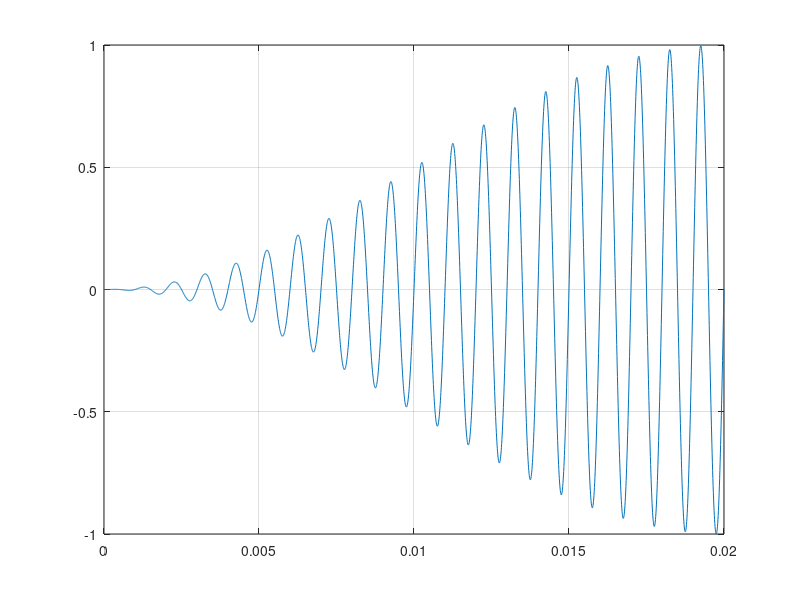

The MATLAB script that drew this image:
fs = 128000; %97656
fc = 1000;

% generate the flat stimulus
flat_len = .1;
flat_len = flat_len-rem(flat_len,1/fc); % make it repeatable
flat_len = flat_len - 1/fs;

t = 0:1/fs:flat_len;
y = sin(2*pi*fc*t);
plot(t, y);
xlim([0 flat_len]);
grid on;
% pause;

audiowrite('T01_flat.wav', y, fs);
% a = audioplayer([y y y y y y y y y y y y y y], fs);
% play(a);

% generate the ramp
ramp_len = 20e-3;
ramp_len = ramp_len-rem(ramp_len,1/fc); % make it repeatable

t = 0:1/fs:ramp_len;
y = sin(2*pi*fc*t) .* sin(2*pi*1/ramp_len/4*t).^2;
plot(t, y);
xlim([0 ramp_len]);
grid on;

audiowrite('T01_ramp.wav', y, fs);
